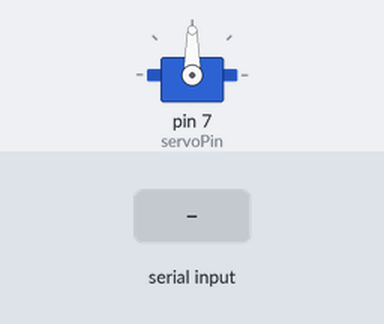
Simulated run of this sketch. Board: Arduino Uno, built with avr-gcc and run on an emulated ATmega328P. Parts: servo. Inputs (shaded band) come from the test bench.

Above: at 1.2 s.
1.3 s: "L" received over Serial
At 2.0 s:
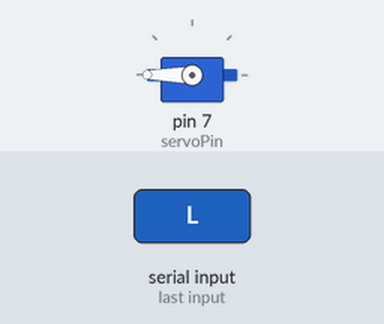
3.1 s: "R" received over Serial
At 4.9 s:
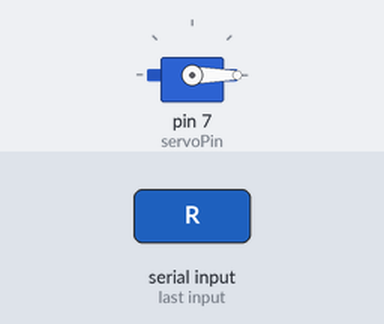
5.3 s: "S" received over Serial
At 5.45 s:
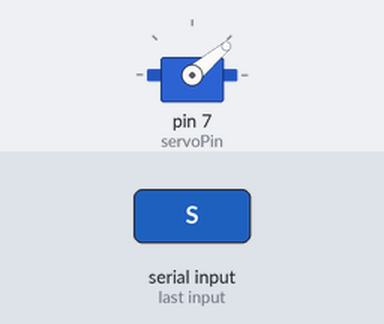
Timing chart, 0 to 8.3 s (numbered marks = the images above; inputs shaded):
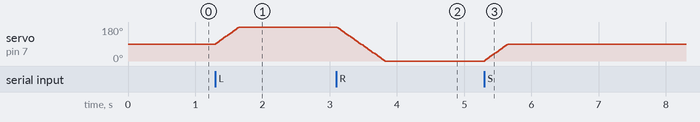

The sketch:

servo_sketch.ino
```cpp
#include <Servo.h>

Servo myservo;
const int servoPin = 7;
const int NEUTRAL = 90;
const int STEP = 5;
const int LOOP_DELAY = 20;

int currentPos = NEUTRAL;
char command = 'S';

void setup() {
  Serial.begin(9600);
  myservo.attach(servoPin);
  myservo.write(currentPos);
}

void loop() {
  if (Serial.available() > 0) {
    char c = Serial.read();
    if (c == 'L' || c == 'R' || c == 'S') {
      command = c;
    }
  }

  if (command == 'L') {
    currentPos = min(180, currentPos + STEP);
  } else if (command == 'R') {
    currentPos = max(0, currentPos - STEP);
  } else {
    if (currentPos < NEUTRAL) currentPos = min(NEUTRAL, currentPos + STEP);
    else if (currentPos > NEUTRAL) currentPos = max(NEUTRAL, currentPos - STEP);
  }

  myservo.write(currentPos);
  delay(LOOP_DELAY);
}
```

Measured:
- after the input at 1.3 s, servo on pin 7 (servoPin): moves from 90° to 180° over 0.34 s, starting at once
- after the input at 3.1 s, servo on pin 7 (servoPin): moves from 180° to 0° over 0.70 s, starting at once
- after the input at 5.3 s, servo on pin 7 (servoPin): moves from 0° to 90° over 0.34 s, starting at once
